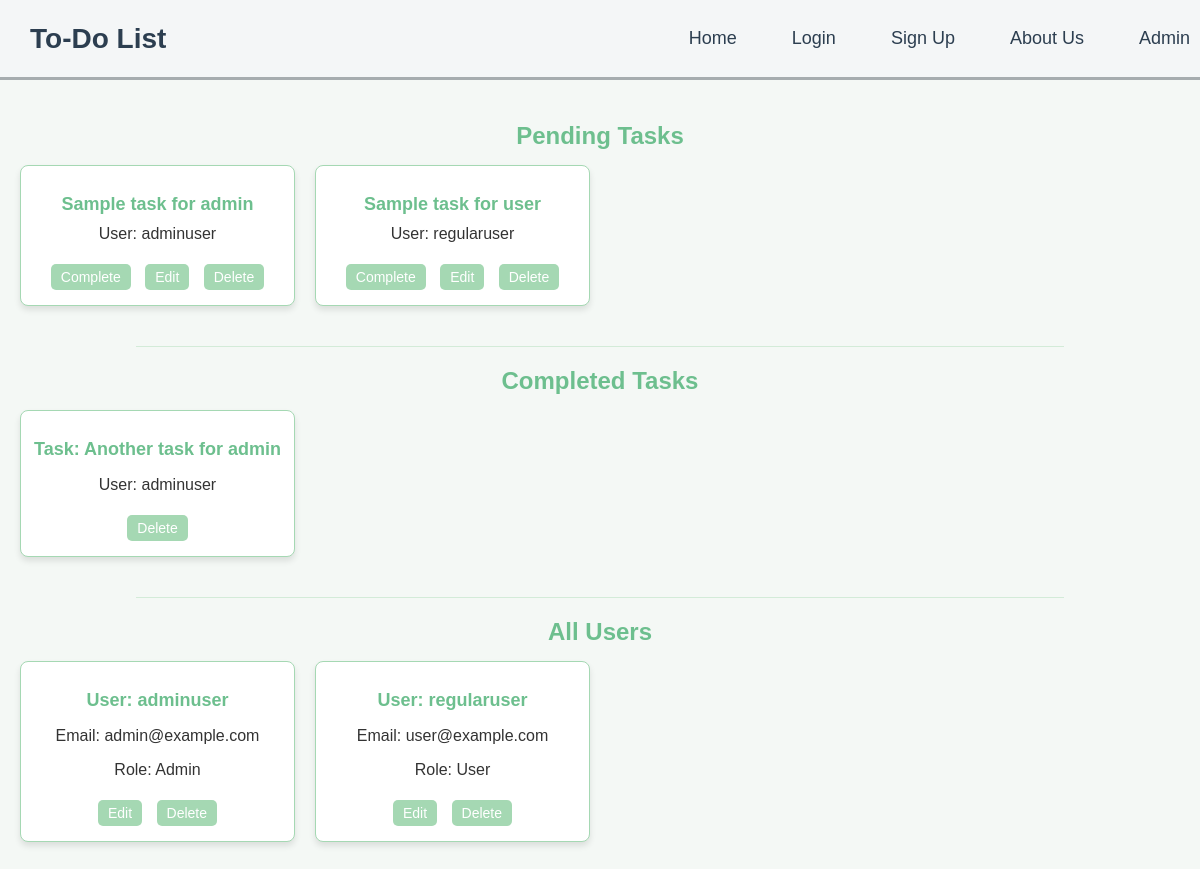
The app's page /admin.php with its own data.
### tables this page shows
CREATE TABLE `tasks` (
  `id` INT(11) UNSIGNED NOT NULL AUTO_INCREMENT,
  `task_text` TEXT NOT NULL,
  `status` ENUM('pending', 'completed') DEFAULT 'pending',
  `user_id` INT(11) NOT NULL,
  `created_at` TIMESTAMP NOT NULL DEFAULT CURRENT_TIMESTAMP,
  `updated_at` TIMESTAMP NOT NULL DEFAULT CURRENT_TIMESTAMP ON UPDATE CURRENT_TIMESTAMP,
  PRIMARY KEY (`id`),
  FOREIGN KEY (`user_id`) REFERENCES `users`(`id`)
);

CREATE TABLE `users` (
  `id` INT(11) NOT NULL AUTO_INCREMENT,
  `username` VARCHAR(50) NOT NULL,
  `email` VARCHAR(100) NOT NULL UNIQUE,
  `password` VARCHAR(255) NOT NULL,
  `role` ENUM('admin', 'user') NOT NULL DEFAULT 'user',
  PRIMARY KEY (`id`)
);

### admin.php (the view, shortened to what this page needs)
<?php
$conn = new mysqli('localhost', 'root', '', 'crud');
$pending_sql = "SELECT tasks.*, COALESCE(users.username, 'Unassigned') AS username
                FROM tasks
                LEFT JOIN users ON tasks.user_id = users.id
                WHERE tasks.status = 'pending'";
$completed_sql = "SELECT tasks.*, COALESCE(users.username, 'Unassigned') AS username
                  FROM tasks
                  LEFT JOIN users ON tasks.user_id = users.id
                  WHERE tasks.status = 'completed'";
$users_sql = "SELECT id, username, email, role FROM users";
$pending_result = $conn->query($pending_sql);
$completed_result = $conn->query($completed_sql);
$users_result = $conn->query($users_sql);
?>
<?php include 'navbar.php'; ?>
<!DOCTYPE html>
<html lang="en">
<head>
</head>
<body>
    <h1 class="header">Admin Dashboard</h1>
    <div class="main">
        <h2 class="section-title">Pending Tasks</h2>
        <div class="gallery">
            <?php
            while ($row = $pending_result->fetch_assoc()) {
                echo "<div class='card'>";
                echo "<h3>" . htmlspecialchars($row['task_text']) . "</h3>";
                echo "User: " . htmlspecialchars($row['username']) . "</p>";
                echo "<div class='actions'>
                        <button class='complete' data-id='" . $row['id'] . "'>Complete</button>
                        <button class='edit' data-id='" . $row['id'] . "'>Edit</button>
                        <button class='delete' data-id='" . $row['id'] . "'>Delete</button>
                      </div>";
                echo "</div>";
            }
            ?>
        </div>
        <hr>
        <h2 class="section-title">Completed Tasks</h2>
        <div class="gallery">
            <?php
            while ($row = $completed_result->fetch_assoc()) {
                echo "<div class='card'>";
                echo "<h3>Task: " . htmlspecialchars($row['task_text']) . "</h3>";
                echo "<p>User: " . htmlspecialchars($row['username']) . "</p>";
                echo "<div class='actions'>
                        <button class='delete' data-id='" . $row['id'] . "'>Delete</button>
                      </div>";
                echo "</div>";
            }
            ?>
        </div>
        <hr>
        <h2 class="section-title">All Users</h2>
        <div class="gallery">
            <?php
            while ($row = $users_result->fetch_assoc()) {
                echo "<div class='card'>";
                echo "<h3>User: " . htmlspecialchars($row['username']) . "</h3>";
                echo "<p>Email: " . htmlspecialchars($row['email']) . "</p>";
                echo "<p>Role: " . ucfirst(htmlspecialchars($row['role'])) . "</p>";
                echo "<div class='actions'>
                        <button class='edit_user' data-id='" . $row['id'] . "'>Edit</button>
                        <button class='delete_user' data-id='" . $row['id'] . "'>Delete</button>
                      </div>";
                echo "</div>";
            }
            ?>
        </div>
    </div>
</body>
</html>

### navbar.php (shortened to what this page needs)
<nav class="navbar">
    <div class="logo">
        <a href="index.php">To-Do List</a>
    </div>
    <ul>
        <li><a href="index.php">Home</a></li>
        <li><a href="login.php">Login</a></li>
        <li><a href="signup.php">Sign Up</a></li>
        <li><a href="about.php">About Us</a></li>
        <li><a href="#" id="adminBtn">Admin</a></li>
    </ul>
</nav>

### navbar.php (style rules this page uses)
.navbar { background-color: #f4f6f7; padding: 12px 30px; display: flex; justify-content: space-between; align-items: center; border-bottom: 3px solid #a6acaf; width: 100%; position: fixed; top: 0; left: 0; z-index: 100; }
.navbar .logo a { color: #2c3e50; font-size: 28px; text-decoration: none; font-weight: bold; }
.navbar ul { list-style-type: none; display: flex; }
.navbar ul li { margin-right: 25px; }
.navbar ul li a { color: #2c3e50; text-decoration: none; font-size: 18px; font-weight: 500; padding: 5px 15px; border-radius: 5px; transition: all 0.3s ease; }
button { background-color: #3498db; color: white; border: none; padding: 10px 20px; font-size: 16px; cursor: pointer; border-radius: 5px; }

### admin.php (style rules this page uses)
body { font-family: Arial, sans-serif; background-color: #f4f8f5; color: #333; margin: 0; padding: 0; }
.header { text-align: center; margin: 20px 0; font-size: 36px; color: #6dbf8e; }
.main { padding: 20px; }
.section-title { text-align: center; font-size: 24px; color: #6dbf8e; margin-bottom: 15px; }
.gallery { display: grid; grid-template-columns: repeat(auto-fill, minmax(250px, 1fr)); gap: 20px; margin-bottom: 40px; }
.card { background-color: white; border: 1px solid #a5d8b3; border-radius: 8px; padding: 10px; box-shadow: 0 4px 6px rgba(0, 0, 0, 0.1); text-align: center; }
.card h3 { color: #6dbf8e; font-size: 18px; margin-bottom: 10px; }
.actions button { background-color: #a5d8b3; color: white; padding: 5px 10px; border: none; border-radius: 5px; font-size: 14px; cursor: pointer; margin: 5px; }
hr { width: 80%; margin: 20px auto; border: 0; border-top: 1px solid #d3ebd8; }

### records on screen
tasks: task_text "Sample task for admin", username "adminuser"
tasks: task_text "Sample task for user", username "regularuser"
tasks: task_text "Another task for admin", username "adminuser"
users: username "adminuser", email "admin@example.com", role "Admin"
users: username "regularuser", email "user@example.com", role "User"
